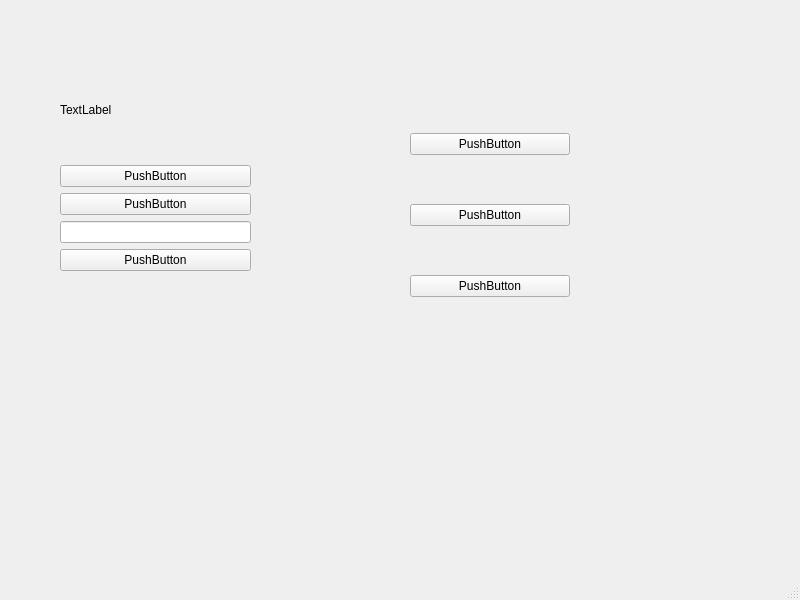
<?xml version="1.0" encoding="UTF-8"?>
<ui version="4.0">
 <class>MainWindow</class>
 <widget class="QMainWindow" name="MainWindow">
  <property name="geometry">
   <rect>
    <x>0</x>
    <y>0</y>
    <width>800</width>
    <height>600</height>
   </rect>
  </property>
  <property name="windowTitle">
   <string>MainWindow</string>
  </property>
  <widget class="QWidget" name="centralwidget">
   <widget class="QWidget" name="verticalLayoutWidget">
    <property name="geometry">
     <rect>
      <x>410</x>
      <y>90</y>
      <width>160</width>
      <height>251</height>
     </rect>
    </property>
    <layout class="QVBoxLayout" name="verticalLayout_2">
     <item>
      <widget class="QPushButton" name="pushButton_5">
       <property name="text">
        <string>PushButton</string>
       </property>
      </widget>
     </item>
     <item>
      <widget class="QPushButton" name="pushButton_6">
       <property name="text">
        <string>PushButton</string>
       </property>
      </widget>
     </item>
     <item>
      <widget class="QPushButton" name="pushButton_4">
       <property name="text">
        <string>PushButton</string>
       </property>
      </widget>
     </item>
    </layout>
   </widget>
   <widget class="QWidget" name="">
    <property name="geometry">
     <rect>
      <x>60</x>
      <y>60</y>
      <width>191</width>
      <height>211</height>
     </rect>
    </property>
    <layout class="QVBoxLayout" name="verticalLayout">
     <item>
      <widget class="QLabel" name="label">
       <property name="text">
        <string>TextLabel</string>
       </property>
      </widget>
     </item>
     <item>
      <widget class="QPushButton" name="pushButton">
       <property name="text">
        <string>PushButton</string>
       </property>
      </widget>
     </item>
     <item>
      <widget class="QPushButton" name="pushButton_2">
       <property name="text">
        <string>PushButton</string>
       </property>
      </widget>
     </item>
     <item>
      <widget class="QLineEdit" name="lineEdit"/>
     </item>
     <item>
      <widget class="QPushButton" name="pushButton_3">
       <property name="text">
        <string>PushButton</string>
       </property>
      </widget>
     </item>
    </layout>
   </widget>
  </widget>
  <widget class="QMenuBar" name="menubar">
   <property name="geometry">
    <rect>
     <x>0</x>
     <y>0</y>
     <width>800</width>
     <height>23</height>
    </rect>
   </property>
  </widget>
  <widget class="QStatusBar" name="statusbar"/>
 </widget>
 <resources/>
 <connections/>
</ui>
